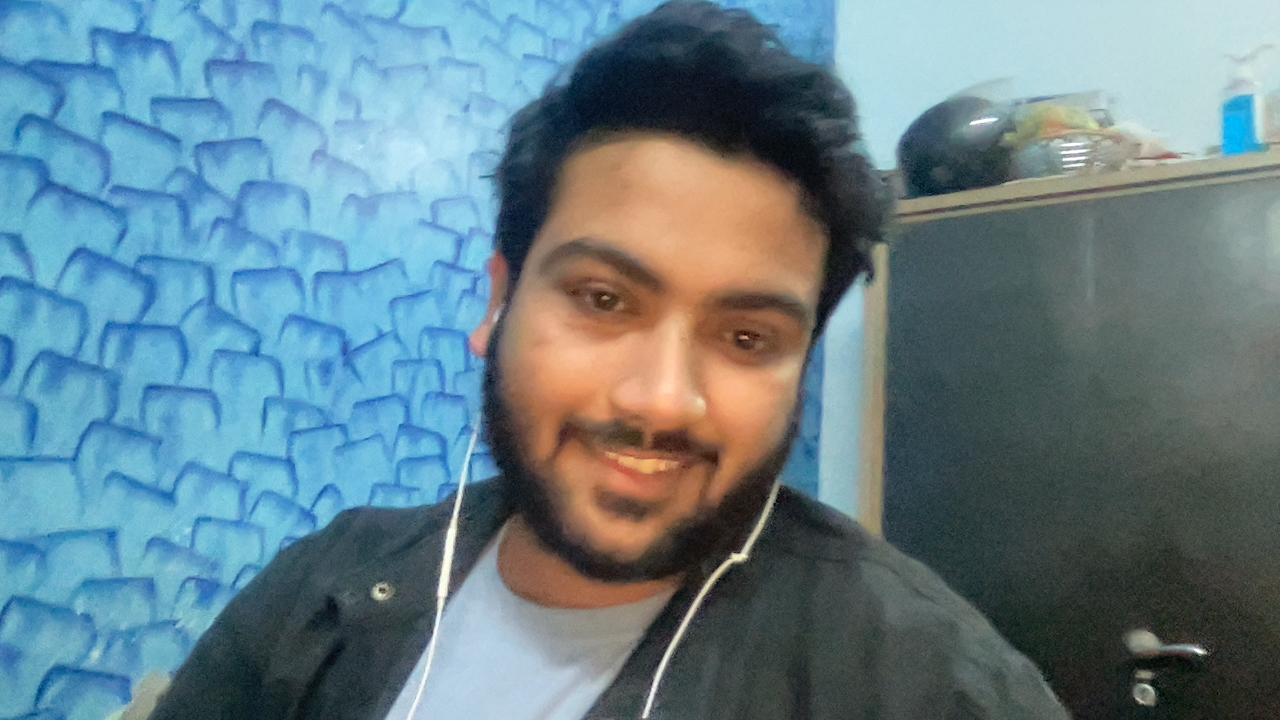
#> input picture assets/me.jpeg, 1280 x 720 px
$ jupyter execute --allow-errors Research.ipynb
#> lines starting #> are read from the running program, lines starting #| are printed output that depends on the picture
[cell 1]
import cv2
from PIL import Image
img =  cv2.imread('assets/me.jpeg')
#> img is the input picture: shape (720, 1280, 3); mean B, G, R 137.9, 128.1, 102.4
img = cv2.cvtColor(img, cv2.COLOR_BGR2RGB)
c1 = (450,100)
c2 = (850,550)
img = cv2.rectangle(img, c1, c2, (255,255,255), thickness=3, lineType=cv2.LINE_AA)
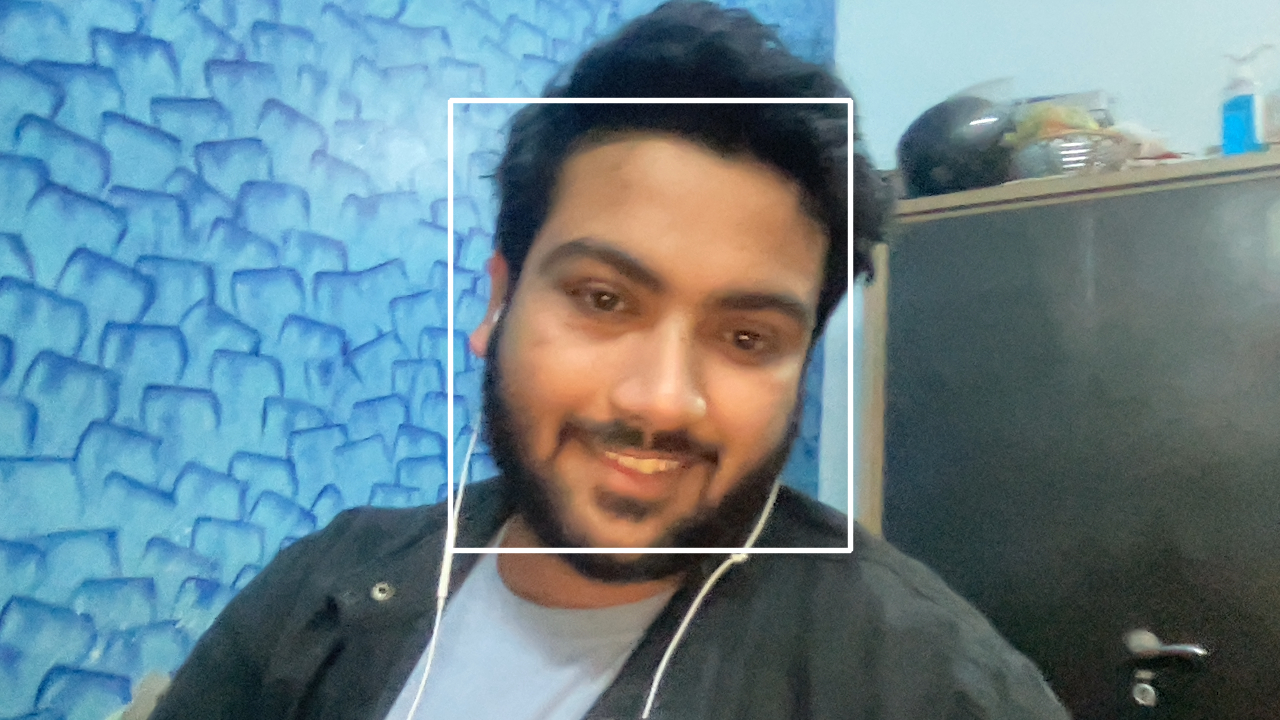
#> img: shape (720, 1280, 3); mean R, G, B 104, 129.5, 139.2
Image.fromarray(img)

[cell 2]
import cvzone
imgover = cv2.imread('assets/happy.png', cv2.IMREAD_UNCHANGED)
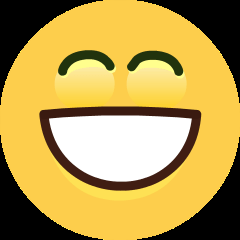
#> input picture assets/happy.png, 240 x 240 px
#> imgover is the input picture: shape (240, 240, 4); mean B, G, R, A 80.8, 158, 185.3, 201
imgover = cv2.cvtColor(imgover, cv2.COLOR_BGRA2RGBA)
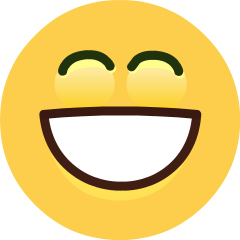
#> imgover: shape (240, 240, 4); mean R, G, B, A 185.3, 158, 80.8, 201; transparent parts drawn white
#> (the rest of this cell did not finish here and is left out)

[cell 3]
frames = []

path = "assets/happy.png"
cap = cv2.VideoCapture(path)
ret = True
while ret:
    ret, img = cap.read() # read one frame from the 'capture' object; img is (H, W, C)
#> img: shape (240, 240, 3)
    if ret:
        frames.append(img)
